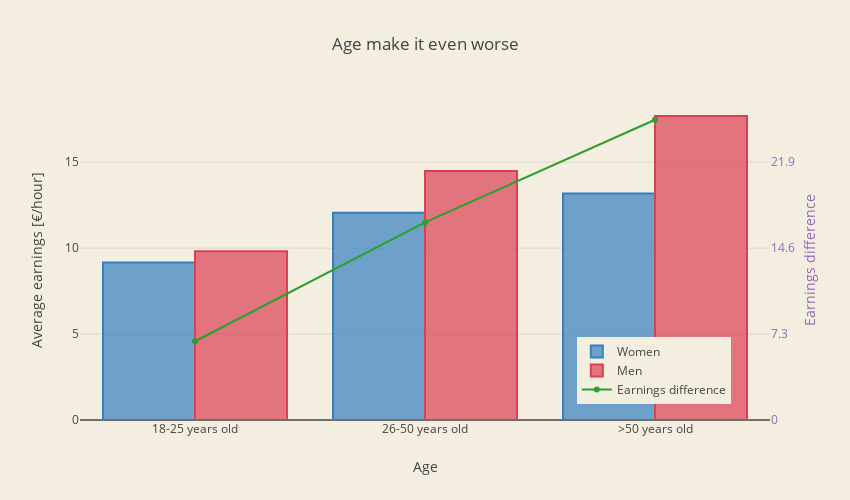

The notebook cell this image was saved under:
### Markdown cell above
<b>NOTE:</b> As we have seen in <a href="https://www.kaggle.com/skalskip/how-big-is-french-industry-data-visualization">How big is French Industry? [Data Visualization]</a> there is a strong connection between sex, age and occupation, and the amount of money earned. Unfortunately, due to the way dataset was build, we can not use all of these attributes at the same time. In our deliberations we will focus on gender and age. Let's look at how the pay varies depending on these two simple factors.

### Code cell
age = ["18-25 years old", "26-50 years old", ">50 years old"]
woman_age = ["SNHMF1814", "SNHMF2614", "SNHMF5014"]
woman_salary_age = salary[woman_age].mean().tolist()
man_age = ["SNHMH1814", "SNHMH2614", "SNHMH5014"]
man_salary_age = salary[man_age].mean().tolist()

dif_in_prc_age = []
for w, m in zip(woman_salary_age, man_salary_age):
    dif_in_prc_age.append(round(abs(w-m)/m * 100, 2))
    
trace1 = go.Bar(
    x = age,
    y = woman_salary_age,
    name='Women',
    marker=dict(
        color='rgba(55, 128, 191, 0.7)',
        line=dict(
            color='rgba(55, 128, 191, 1.0)',
            width=2,
        )
    )
)
trace2 = go.Bar(
    x = age,
    y = man_salary_age,
    name='Men',
    marker=dict(
        color='rgba(219, 64, 82, 0.7)',
        line=dict(
            color='rgba(219, 64, 82, 1.0)',
            width=2,
        )
    )
)

trace3 = go.Scatter(
    x = age,
    y = dif_in_prc_age,
    name='Earnings difference',
    mode = 'lines+markers',
    yaxis='y2'
)

data = [trace1, trace2, trace3]
layout = go.Layout(
    barmode='group',
    title = 'Age and sex are',
    width=850,
    height=500,
    paper_bgcolor='rgb(244, 238, 225)',
    plot_bgcolor='rgb(244, 238, 225)',
    yaxis = dict(
        title= 'Average earnings [€/hour]',
        anchor = 'x',
        rangemode='tozero'
    ),
    xaxis = dict(title= 'Age'),
    
    yaxis2=dict(
        title='Earnings difference',
        titlefont=dict(
            color='rgb(148, 103, 189)'
        ),
        tickfont=dict(
            color='rgb(148, 103, 189)'
        ),
        overlaying='y',
        side='right',
        anchor = 'x',
        rangemode = 'tozero',
        dtick = 7.3
    ),
    #legend=dict(x=-.1, y=1.2)
    legend=dict(x=0.72, y=0.05)
)

fig = go.Figure(data=data, layout=layout)
py.iplot(fig)

### Figure 1 — Plotly figure (JSON) as saved in the notebook; plotly's stock layout.template omitted (floating-point values rounded to 4 significant figures)
{"data": [{"marker": {"color": "rgba(55, 128, 191, 0.7)", "line": {"color": "rgba(55, 128, 191, 1.0)", "width": 2}}, "name": "Women", "type": "bar", "x": ["18-25 years old", "26-50 years old", ">50 years old"], "y": [9.163, 12.06, 13.18]}, {"marker": {"color": "rgba(219, 64, 82, 0.7)", "line": {"color": "rgba(219, 64, 82, 1.0)", "width": 2}}, "name": "Men", "type": "bar", "x": ["18-25 years old", "26-50 years old", ">50 years old"], "y": [9.819, 14.49, 17.69]}, {"mode": "lines+markers", "name": "Earnings difference", "type": "scatter", "x": ["18-25 years old", "26-50 years old", ">50 years old"], "y": [6.69, 16.79, 25.51], "yaxis": "y2"}], "layout": {"barmode": "group", "height": 500, "legend": {"x": 0.72, "y": 0.05}, "paper_bgcolor": "rgb(244, 238, 225)", "plot_bgcolor": "rgb(244, 238, 225)", "title": "Age make it even worse", "width": 850, "xaxis": {"title": "Age"}, "yaxis": {"anchor": "x", "rangemode": "tozero", "title": "Average earnings [€/hour]"}, "yaxis2": {"anchor": "x", "dtick": 7.3, "overlaying": "y", "rangemode": "tozero", "side": "right", "tickfont": {"color": "rgb(148, 103, 189)"}, "title": "Earnings difference", "titlefont": {"color": "rgb(148, 103, 189)"}}}}
